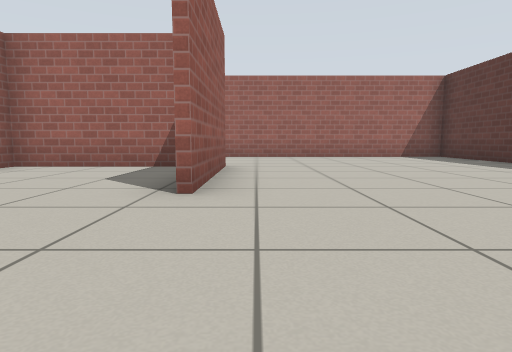
[1] (above)

24 first-person views from a walk through a world built for the Gazebo simulator. The camera is 0.5 m above the floor, tilts 6° down and sees 75° across. The floor is counted in squares, 1 m on a side. Each view is taken from the middle of a square. On the plan, view 1 faces up. The plan holds only what a view shows up to about 9 squares ahead; the rest is blank. Simple patterns stand in for the simulator's built-in surfaces.

[2]
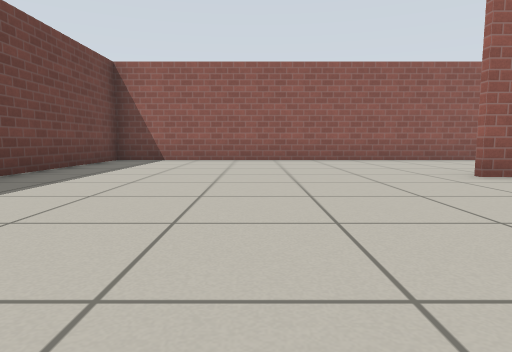

[3]
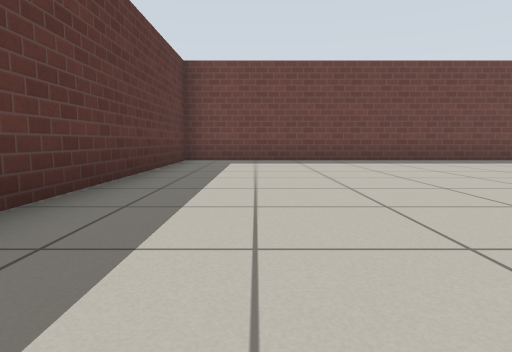

[4]
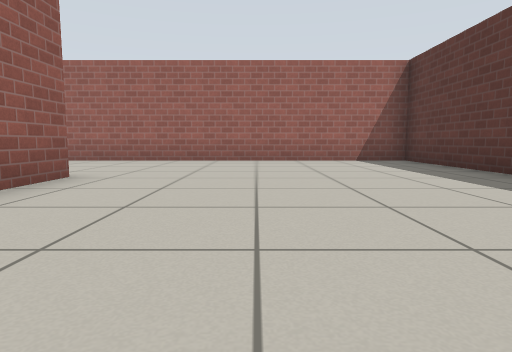

[5]
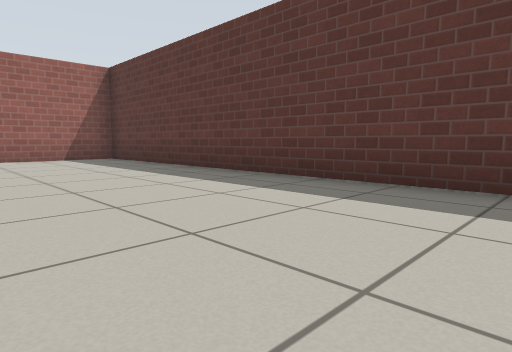

[6]
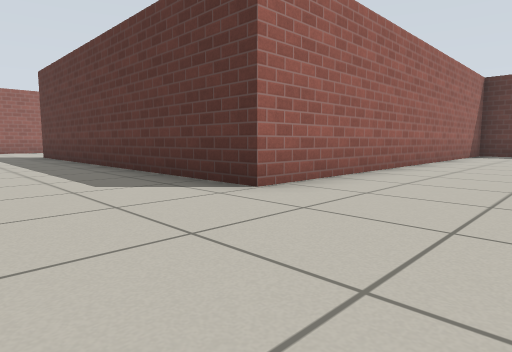

[7]
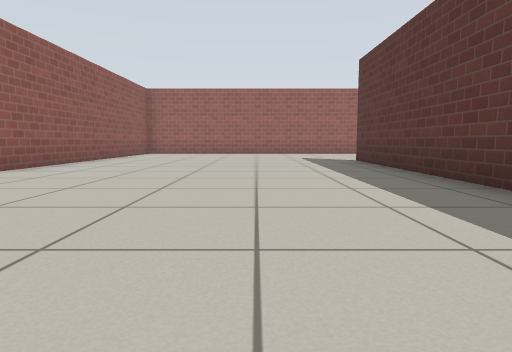

[8]
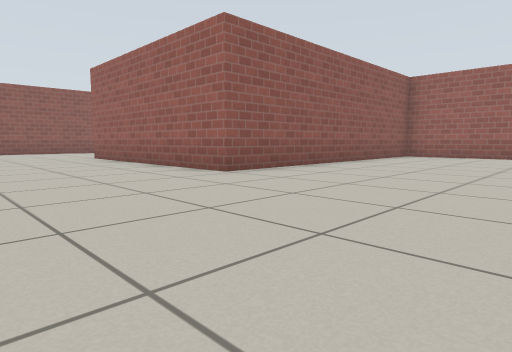

[9]
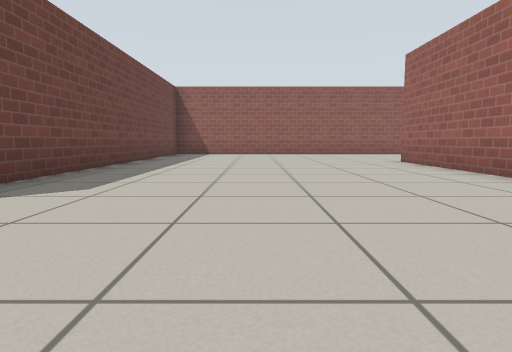

[10]
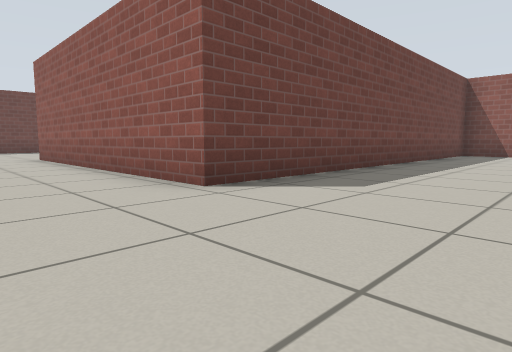

[11]
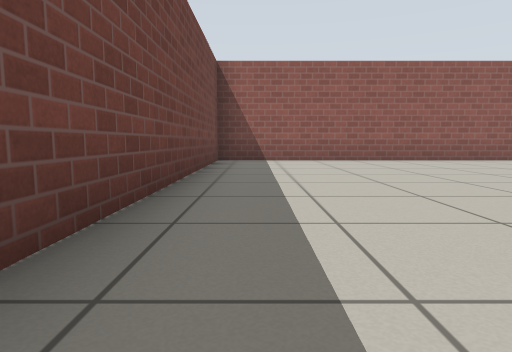

[12]
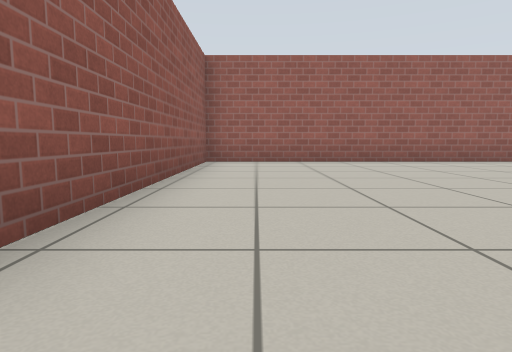

[13]
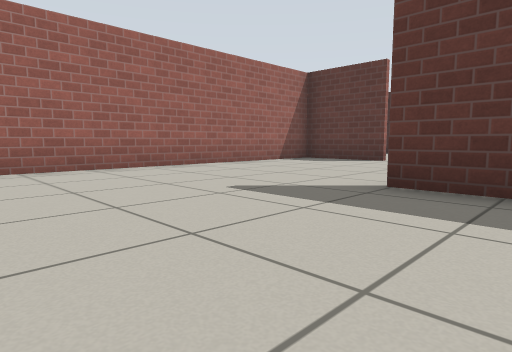

[14]
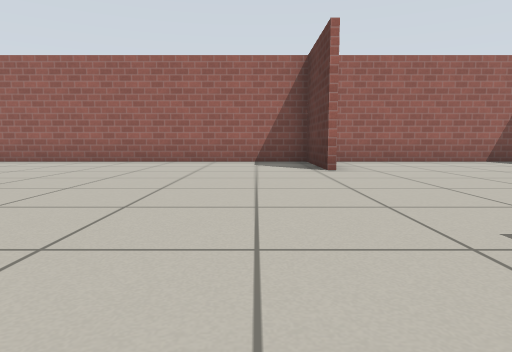

[15]
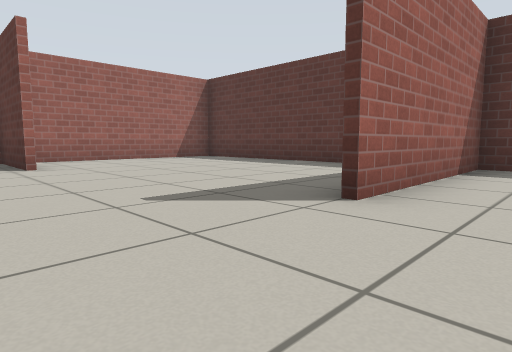

[16]
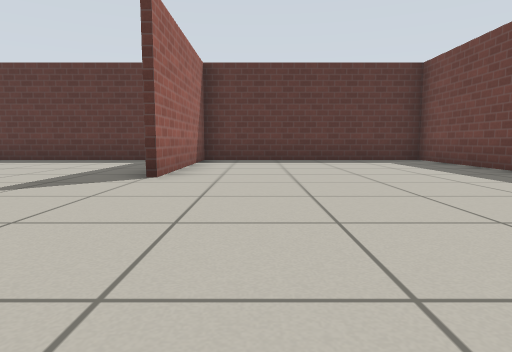

[17]
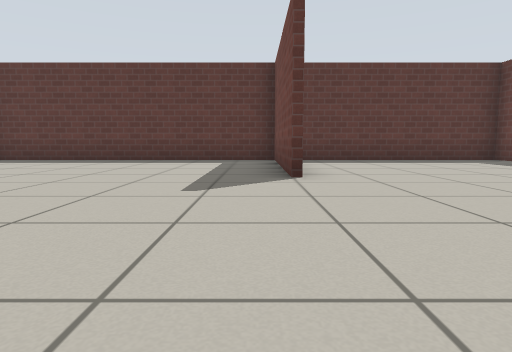

[18]
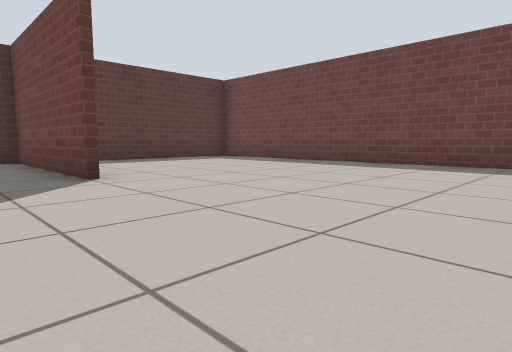

[19]
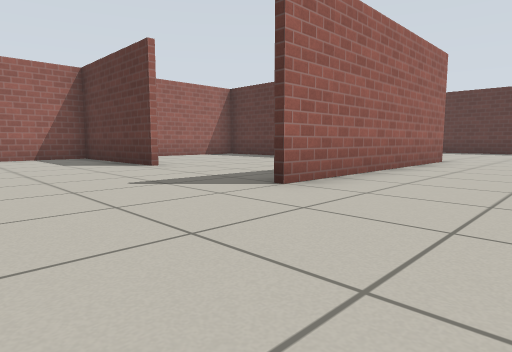

[20]
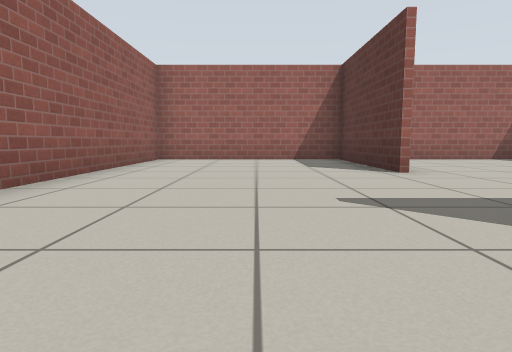

[21]
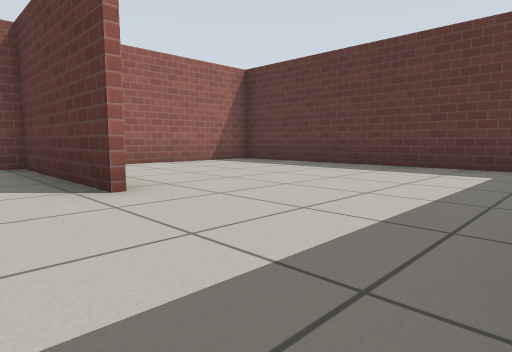

[22]
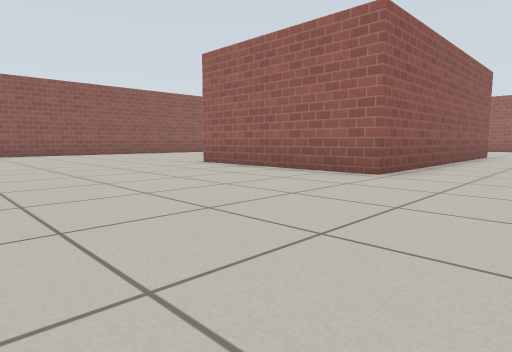

[23]
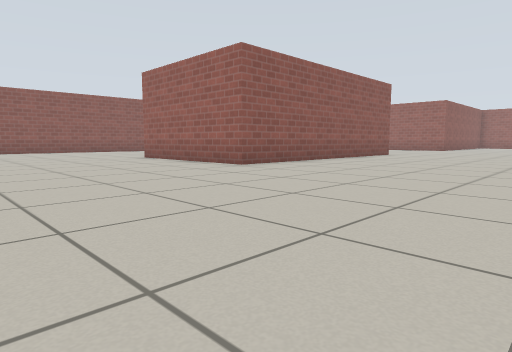

[24]
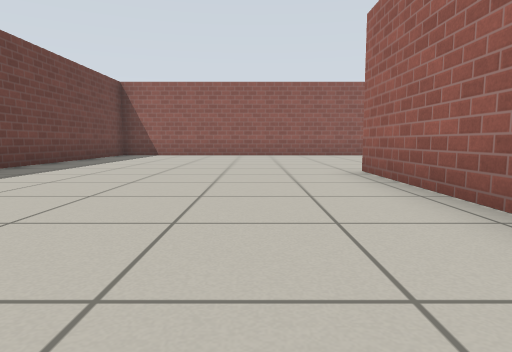

### Floor plan
Ten units are one square. View 1 is at (0, 0); x grows to the right and y downward. Boxes are objects, and circles mark ways between rooms. Rooms are numbered by the first view taken in them; rooms with no view inside come last. Other rooms are left out.
<svg viewBox="-221 -246 285 287">
<path fill="none" stroke="#000" d="M-6 -67 -6 -31M-15 -65 -47 -65 -47 36 58 36 58 -110M59 -105 5 -105M-113 -177 -113 -234M-21 -107 59 -107M5 -105 -44 -105 -44 -196M-167 -201 -167 -241 -216 -241 -216 -100 -112 -100 -112 -28 -156 -28M-120 -241 -150 -241M2 -216 2 -241 -112 -241 -112 -165 -171 -165M58 -110 58 -165 15 -165 58 -165 58 -238M-192 36 -160 36M52 -241 7 -241"/>
<circle cx="-3" cy="-90" r="3" fill="#2a7"/>
<text x="10" y="-30">1</text>
<text x="-100" y="-110">2</text>
</svg>
Room 1 opens to room 2.

Where each view was taken, in squares from view 1:
view 1: 0 up, 0 right, facing up
view 2: 0 up, 4 right, facing left
view 3: 5 up, 4 right, facing down
view 4: 2 up, 2 right, facing up
view 5: 1 up, 2 right, facing up-right
view 6: 8 up, 7 left, facing up-right
view 7: 11 up, 7 left, facing up
view 8: 13 up, 7 left, facing up-left
view 9: 13 up, 9 left, facing left
view 10: 13 up, 9 left, facing down-left
view 11: 11 up, 13 left, facing left
view 12: 16 up, 10 left, facing up
view 13: 18 up, 8 left, facing up-right
view 14: 16 up, 1 left, facing up
view 15: 15 up, 1 left, facing up-right
view 16: 15 up, 3 left, facing right
view 17: 17 up, 3 left, facing right
view 18: 18 up, 3 left, facing down-right
view 19: 14 up, 20 left, facing up-right
view 20: 15 up, 19 left, facing up
view 21: 17 up, 18 left, facing up-right
view 22: 2 down, 9 left, facing up-left
view 23: 2 down, 6 left, facing up-left
view 24: 1 up, 10 left, facing left
